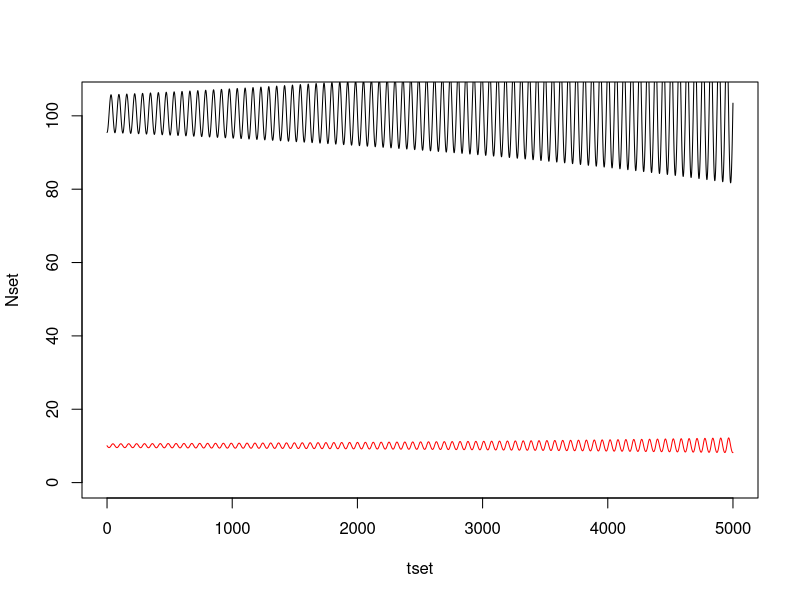

Generate this figure with R:
r <- 0.1
a <- 0.01
b <- 0.1
h <- 0.005
m <- 0.1

tset <- seq(from = 0, to = 5000, by = 0.005)
Nset <- NaN*tset; Nset[1] <- m/(b*a-m*a*h) *.95
Pset <- Nset; Pset[1] <- r*Nset[1]/a/Nset[1]*(1+a*h*Nset[1])


for(i in 2:length(tset)){
	dt <- tset[i]-tset[i-1]
	N <- Nset[i-1]
	P <- Pset[i-1]
	
	dN <- dt *( r*N - a*N/(1+a*h*N)*P )
	dP <- dt *( b*a*N/(1+a*h*N)*P - m*P )
	
	Nset[i] <- N + dN
	Pset[i] <- P + dP
	
}

plot(tset,Nset,type='l',ylim=c(0,1.1*max(Nset[1],Pset[1])))
lines(tset,Pset,col='red')